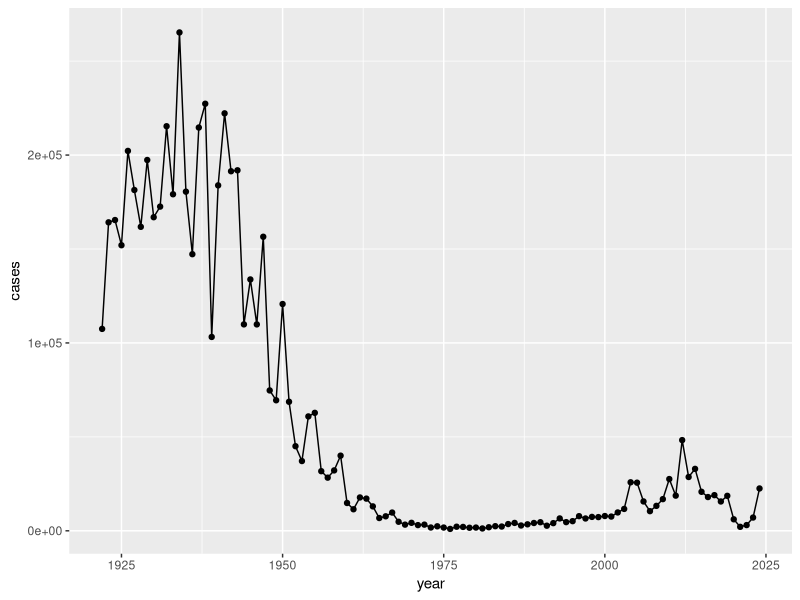
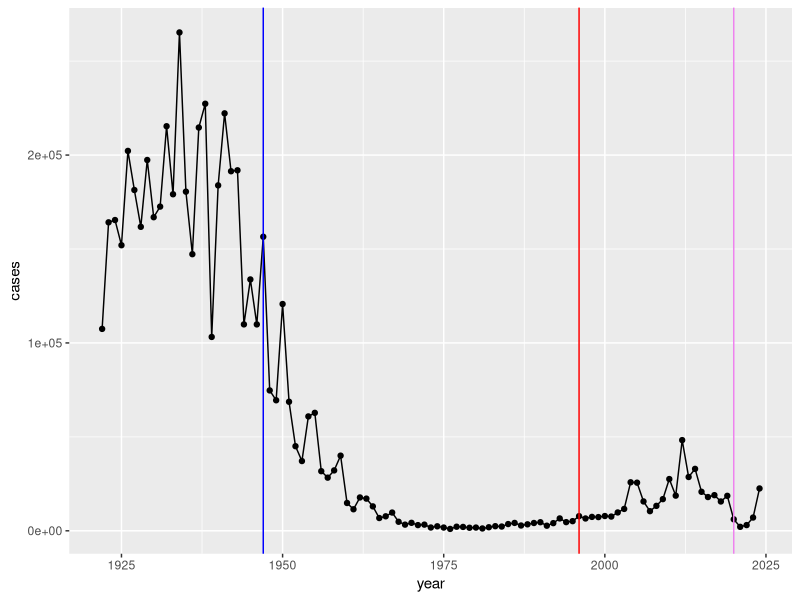

These figures' R source, in order: (Note: this script raises an error after producing the figures.)
## ---- chunk 1
cdc <- data.frame(
                                 year = c(1922L,1923L,1924L,1925L,
                                          1926L,1927L,1928L,1929L,1930L,1931L,
                                          1932L,1933L,1934L,1935L,1936L,
                                          1937L,1938L,1939L,1940L,1941L,1942L,
                                          1943L,1944L,1945L,1946L,1947L,
                                          1948L,1949L,1950L,1951L,1952L,
                                          1953L,1954L,1955L,1956L,1957L,1958L,
                                          1959L,1960L,1961L,1962L,1963L,
                                          1964L,1965L,1966L,1967L,1968L,1969L,
                                          1970L,1971L,1972L,1973L,1974L,
                                          1975L,1976L,1977L,1978L,1979L,1980L,
                                          1981L,1982L,1983L,1984L,1985L,
                                          1986L,1987L,1988L,1989L,1990L,
                                          1991L,1992L,1993L,1994L,1995L,1996L,
                                          1997L,1998L,1999L,2000L,2001L,
                                          2002L,2003L,2004L,2005L,2006L,2007L,
                                          2008L,2009L,2010L,2011L,2012L,
                                          2013L,2014L,2015L,2016L,2017L,2018L,
                                          2019L,2020L,2021L,2022L,2023L,2024L),
         cases = c(107473,164191,165418,152003,
                                          202210,181411,161799,197371,
                                          166914,172559,215343,179135,265269,
                                          180518,147237,214652,227319,103188,
                                          183866,222202,191383,191890,109873,
                                          133792,109860,156517,74715,69479,
                                          120718,68687,45030,37129,60886,
                                          62786,31732,28295,32148,40005,
                                          14809,11468,17749,17135,13005,6799,
                                          7717,9718,4810,3285,4249,3036,
                                          3287,1759,2402,1738,1010,2177,2063,
                                          1623,1730,1248,1895,2463,2276,
                                          3589,4195,2823,3450,4157,4570,
                                          2719,4083,6586,4617,5137,7796,6564,
                                          7405,7298,7867,7580,9771,11647,
                                          25827,25616,15632,10454,13278,
                                          16858,27550,18719,48277,28639,32971,
                                          20762,17972,18975,15609,18617,
                                          6124,2116,3044,7063, 22538)
       )
## ---- chunk 2
library(ggplot2)

ggplot(cdc) +
  aes(year, cases) +
  geom_point() +
  geom_line() 
## ---- chunk 3
ggplot(cdc) +
  aes(year, cases) +
  geom_point() +
  geom_line() +
  geom_vline(xintercept = 1947, col = "blue") +
  geom_vline(xintercept = 1996, col = "red") +
  geom_vline(xintercept = 2020, col = "violet")
## ---- chunk 4
library(jsonlite)

subject <- read_json(path = "https://www.cmi-pb.org/api/v5_1/subject", 
                     simplifyVector = TRUE)

head(subject)
## ---- chunk 5
nrow(subject)
## ---- chunk 6
table(subject$infancy_vac)
## ---- chunk 7
table(subject$biological_sex)
## ---- chunk 8
table(subject$race)
## ---- chunk 9
table(subject$race, subject$biological_sex)
## ---- chunk 10
specimen <- read_json("https://www.cmi-pb.org/api/v5_1/specimen", 
                      simplifyVector = TRUE)
ab_titer <- read_json("https://www.cmi-pb.org/api/v5_1/plasma_ab_titer", 
                      simplifyVector = TRUE)

head(specimen)
## ---- chunk 11
library(lubridate)
library(dplyr)

# Use todays date to calculate age in days
subject$age <- today() - ymd(subject$year_of_birth)

# aP group
ap <- subject %>% filter(infancy_vac == "aP")
round( summary( time_length( ap$age, "years" ) ) )

# wP group
wp <- subject %>% filter(infancy_vac == "wP")
round( summary( time_length( wp$age, "years" ) ) )
## ---- chunk 12
int <- ymd(subject$date_of_boost) - ymd(subject$year_of_birth)
age_at_boost <- time_length(int, "year")
head(age_at_boost)
## ---- chunk 13
library(tidyverse)

meta <- inner_join(subject, specimen)
head(meta)
## ---- chunk 14
ab_data <- inner_join(meta, ab_titer)
head(ab_data)
## ---- chunk 15
nrow(ab_data)
## ---- chunk 16
unique(ab_data$isotype)
## ---- chunk 17
unique(ab_data$antigen)
## ---- chunk 18
ggplot(ab_data) + 
  aes(MFI, antigen) + 
  geom_boxplot()
## ---- chunk 19
abdata <- inner_join(ab_titer, meta)   
dim(abdata)
## ---- chunk 20
table(abdata$isotype)
## ---- chunk 21
table(abdata$dataset)
## ---- chunk 22
igg <- ab_data |>
  filter(isotype == "IgG")
## ---- chunk 23
ggplot(igg) + 
  aes(MFI_normalised, antigen) + 
  geom_boxplot()
## ---- chunk 24
ggplot(igg) + 
  aes(MFI_normalised, antigen, col = infancy_vac) + 
  geom_boxplot()
## ---- chunk 25

ggplot(igg) + 
  aes(MFI_normalised, antigen, col = infancy_vac) + 
  geom_boxplot() +
  facet_wrap(~infancy_vac)

## ---- chunk 26
ggplot(igg) +
  aes(MFI_normalised, antigen, col=infancy_vac ) +
  geom_boxplot(show.legend = FALSE) + 
  facet_wrap(vars(visit), nrow=2) +
  xlim(0,75) +
  theme_bw()
## ---- chunk 27
filter(igg, antigen=="PT") %>%
  ggplot() +
  aes(MFI_normalised, col=infancy_vac) +
  geom_boxplot(show.legend = FALSE) +
  facet_wrap(vars(visit)) +
  theme_bw()
## ---- chunk 28
filter(igg,  antigen == "PT", dataset == "2021_dataset") %>%
  ggplot() +
    aes(x=planned_day_relative_to_boost,
        y=MFI_normalised,
        col=infancy_vac,
        group=subject_id) +
    geom_point() +
    geom_line() +
    geom_vline(xintercept=14, linetype="dashed") +
    labs(title="2021 dataset IgG PT")
## ---- chunk 29
ggplot(igg) +
  aes(MFI_normalised, antigen) +
  geom_boxplot() +
  xlim(0, 75) +
  facet_wrap(vars(visit), nrow = 2)
